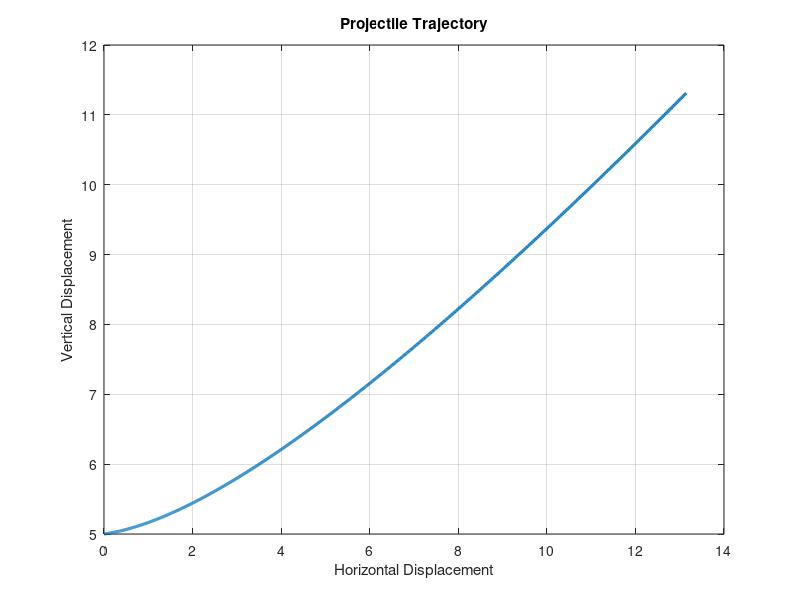

This chart was generated by the following MATLAB code:
function[] = matlab_MP_4()
clc
format short g
height = input('Initial HEIGHT of the projectile ABOVE the ground in meters: ');
velocity = input('Magnitude of the VELOCITY in m/s: ');
theta = input('ANGLE in degrees with respect to the + X-axis at which the projectile is fired: ');
x_acc = input('X-COMPONENT of the acceleration, considering the sign, in m/s^2: ');
y_acc = input('Y-COMPONENT of the acceleration, considering the sign, in m/s^2: ');

if y_acc ==0 
    error('Vertical acceleration must not be zero')
elseif velocity<0
    error('Magnitude of the velocity cannot be zero')
elseif height<0
    error('Initial height nust be from above ground')
end

time = ((velocity*sind(theta)) + sqrt((velocity*sind(theta))^2 + 2*abs(y_acc)*height))/abs(y_acc);
t_vector = linspace(0,time,1000);

horizontal_eqn = [(x_acc)/2, velocity*cosd(theta), 0];
vertical_eqn = [(y_acc)/2, velocity*sind(theta), height];

h_vector = polyval(horizontal_eqn,t_vector);
v_vector = polyval(vertical_eqn, t_vector);


plot(h_vector,v_vector,'linewidth',2.2)
grid on
xlabel('Horizontal Displacement')
ylabel('Vertical Displacement')
title('Projectile Trajectory')

end


